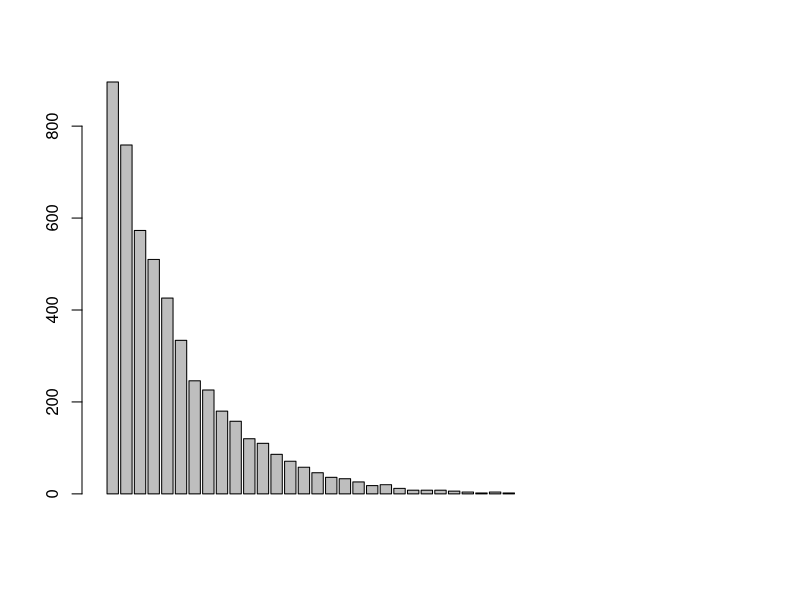

R code for this plot:
m<-2^13;
a<-113;
b<-83;
x<-4;
E<-array(1.51,5000);
freq<-array(0,30);
for(i in 1:5000)
{
	x<-(a*x+b)%%m;
	u<-as.double(x)/m;
	if(u<0.00001)
	{
		i<-i-1;
	}
	else
	{
		E[i]<- -5*log(u);
		e<-as.integer(E[i]);
		freq[e+1]<-freq[e+1]+1;
	}
}
mean=mean(E);
min<-min(E)
max<-max(E);
cat("Max is:",max,"\n")
cat("min is:",min,"\n")
cat("mean is:",mean,"\n")
barplot(freq);
